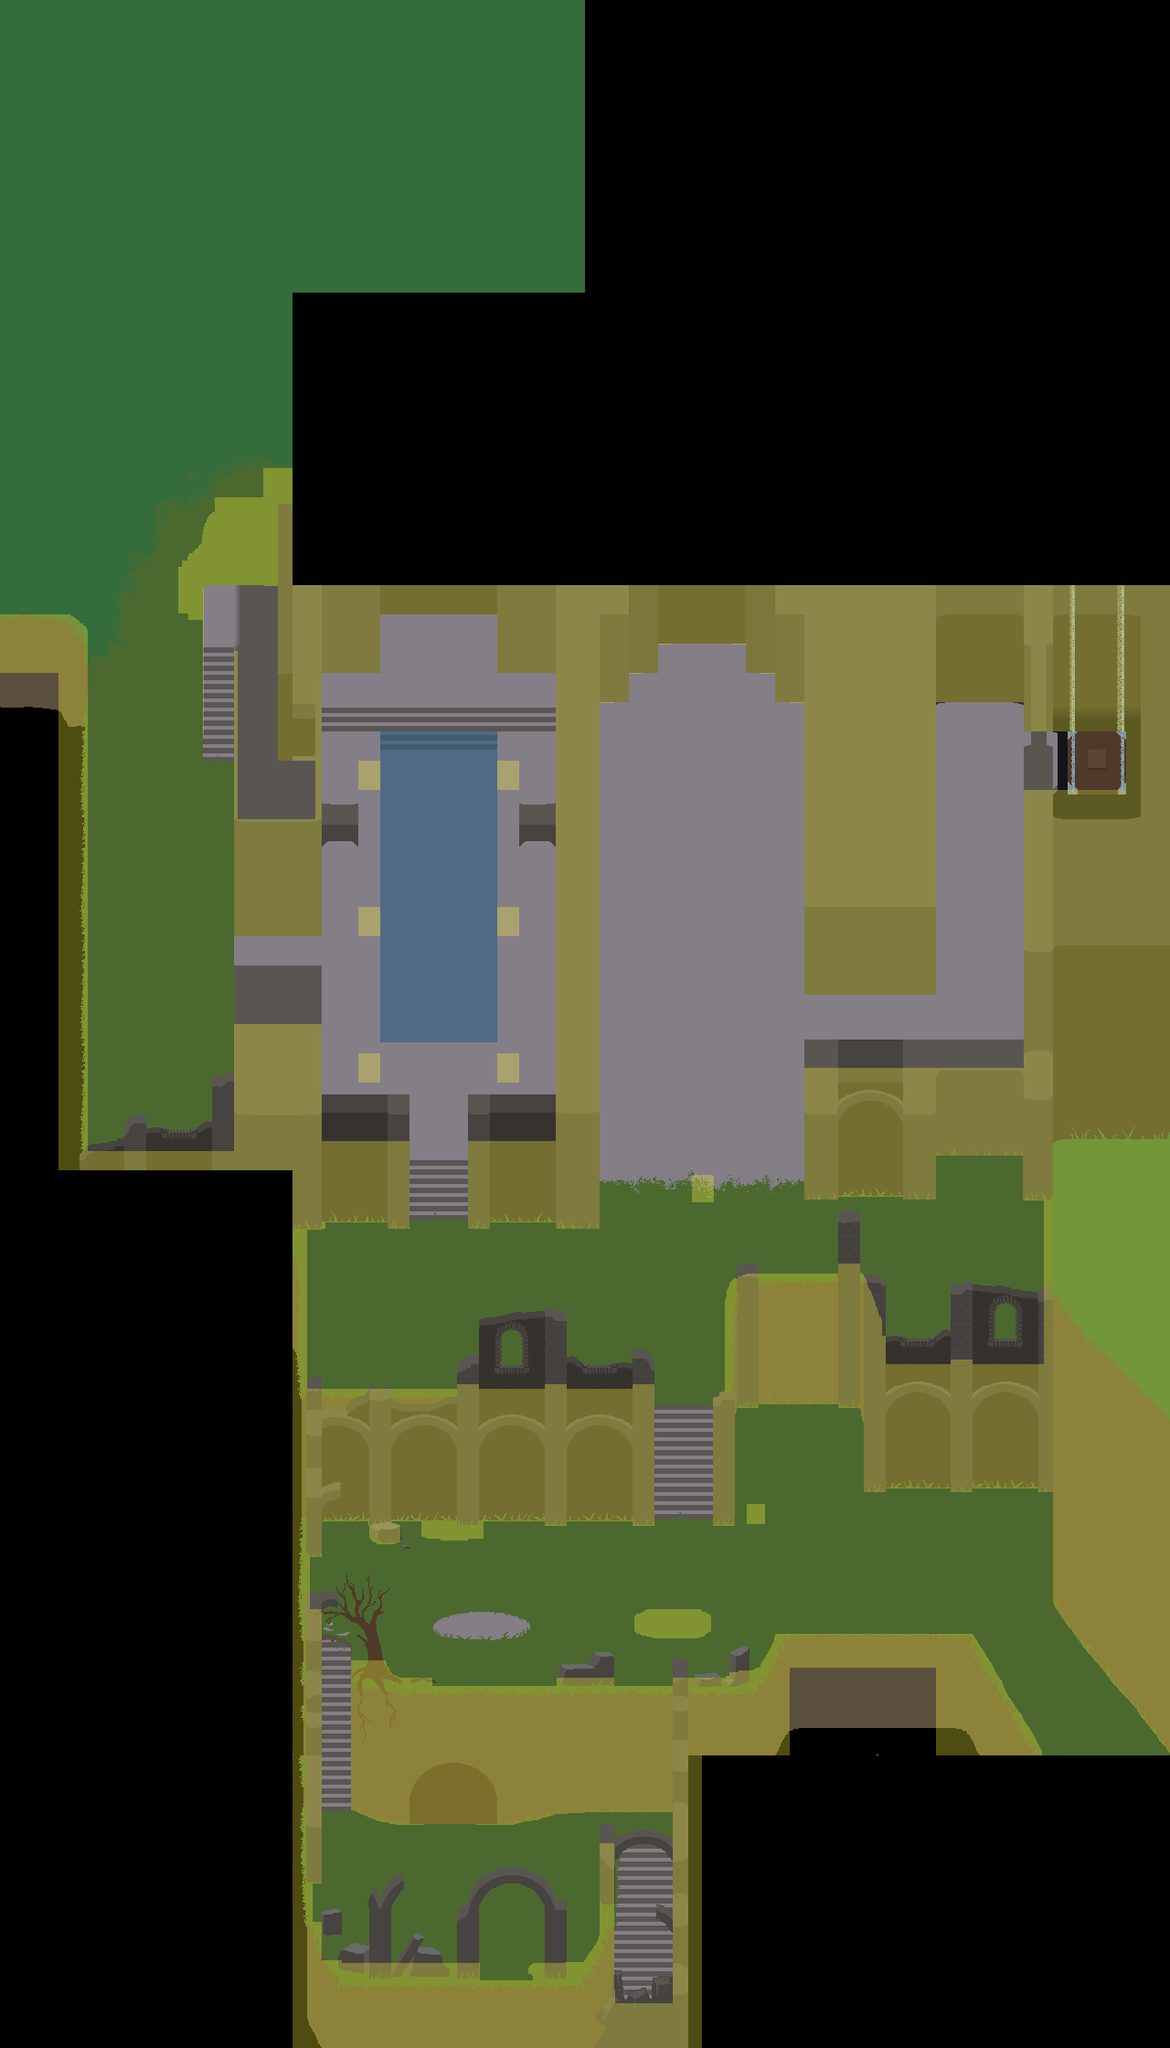

This is a level from a 2D game, rendered from its Tiled map with the project's own tilesets. A one-line summary and the map file follow, with tile-layer data summarised:
An orthogonal 40x70 tile map with 32x32 px tiles, 3 tile layers (bottom, overlay, collision), 14 tilesets and 11 objects (crestfallenWarrior, griggs, firekeeper, lautrec, bigHatLogan, ...).

<map version="1.5" tiledversion="1.5.0" orientation="orthogonal" renderorder="right-down" width="40" height="70" tilewidth="32" tileheight="32" infinite="0" nextlayerid="11" nextobjectid="15">
 <tileset firstgid="1" name="FULLMAP_bottom" tilewidth="32" tileheight="32" tilecount="2800" columns="40">
  <image source="FULLMAP_bottom.png" width="1280" height="2240" />
 </tileset>
 <tileset firstgid="2801" name="FULLMAP_overlay" tilewidth="32" tileheight="32" tilecount="2800" columns="40">
  <image source="FULLMAP_overlay.png" width="1280" height="2240" />
 </tileset>
 <tileset firstgid="5601" name="FULLMAP_collision" tilewidth="32" tileheight="32" tilecount="2800" columns="40">
  <image source="FULLMAP_collision.png" width="1280" height="2240" />
 </tileset>
 <tileset firstgid="8401" name="crestfallenWarrior" tilewidth="70" tileheight="36" tilecount="1" columns="1">
  <image source="../sprites/crestfallenWarrior.png" width="70" height="36" />
 </tileset>
 <tileset firstgid="8402" name="griggs" tilewidth="32" tileheight="54" tilecount="1" columns="1">
  <image source="../sprites/griggs.png" width="32" height="54" />
 </tileset>
 <tileset firstgid="8403" name="fireKeeper" tilewidth="96" tileheight="67" tilecount="1" columns="1">
  <image source="../sprites/fireKeeper.png" width="96" height="67" />
 </tileset>
 <tileset firstgid="8404" name="lautrec" tilewidth="25" tileheight="35" tilecount="1" columns="1">
  <image source="../sprites/lautrec.png" width="25" height="35" />
 </tileset>
 <tileset firstgid="8405" name="bigHatLogan" tilewidth="40" tileheight="34" tilecount="1" columns="1">
  <image source="../sprites/bigHatLogan.png" width="40" height="34" />
 </tileset>
 <tileset firstgid="8406" name="laurentius" tilewidth="26" tileheight="32" tilecount="1" columns="1">
  <image source="../sprites/laurentius.png" width="26" height="32" />
 </tileset>
 <tileset firstgid="8407" name="petrus" tilewidth="34" tileheight="52" tilecount="1" columns="1">
  <image source="../sprites/petrus.png" width="34" height="52" />
 </tileset>
 <tileset firstgid="8408" name="reah" tilewidth="23" tileheight="39" tilecount="1" columns="1">
  <image source="../sprites/reah.png" width="23" height="39" />
 </tileset>
 <tileset firstgid="8409" name="bird" tilewidth="128" tileheight="109" tilecount="1" columns="1">
  <image source="../sprites/bird.png" width="128" height="109" />
 </tileset>
 <tileset firstgid="8410" name="well" tilewidth="88" tileheight="56" tilecount="1" columns="1">
  <image source="../entities/well.png" width="88" height="56" />
 </tileset>
 <tileset firstgid="8411" name="pillar01" tilewidth="24" tileheight="118" tilecount="1" columns="1">
  <image source="../entities/pillar01.png" width="24" height="118" />
 </tileset>
 <layer id="1" name="bottom" width="40" height="70" locked="1">
  <data>[2800 cells, 1810 non-empty, 1810 distinct tile ids]</data>
 </layer>
 <layer id="2" name="overlay" width="40" height="70" locked="1">
  <data>[2800 cells, 279 non-empty, 279 distinct tile ids]</data>
 </layer>
 <layer id="4" name="collision" width="40" height="70" locked="1">
  <data>[2800 cells, 825 non-empty, 825 distinct tile ids]</data>
 </layer>
 <objectgroup id="5" name="NPCs">
  <object id="3" name="crestfallenWarrior" type="crestfallenWarrior" gid="8401" x="459.5" y="1685" width="70" height="36">
   <properties>
    <property name="interact" type="bool" value="true" />
   </properties>
  </object>
  <object id="4" name="griggs" type="griggs" gid="8402" x="809.636" y="1667" width="32" height="54">
   <properties>
    <property name="interact" type="bool" value="true" />
   </properties>
  </object>
  <object id="5" name="firekeeper" type="firekeeper" gid="8403" x="448.031" y="1994.97" width="96" height="67">
   <properties>
    <property name="interact" type="bool" value="true" />
   </properties>
  </object>
  <object id="6" name="lautrec" type="lautrec" gid="8404" x="570.986" y="2161" width="25" height="35">
   <properties>
    <property name="interact" type="bool" value="true" />
   </properties>
  </object>
  <object id="7" name="bigHatLogan" type="bigHatLogan" gid="8405" x="859.75" y="1556" width="40" height="34">
   <properties>
    <property name="interact" type="bool" value="true" />
   </properties>
  </object>
  <object id="8" name="laurentius" type="laurentius" gid="8406" x="388.75" y="1471.75" width="26" height="32">
   <properties>
    <property name="interact" type="bool" value="true" />
   </properties>
  </object>
  <object id="9" name="petrus" type="petrus" gid="8407" x="670.25" y="1102.5" width="34" height="52">
   <properties>
    <property name="interact" type="bool" value="true" />
   </properties>
  </object>
  <object id="10" name="reah" type="reah" gid="8408" x="755.75" y="783" width="23" height="39">
   <properties>
    <property name="interact" type="bool" value="false" />
   </properties>
  </object>
  <object id="11" name="bird" type="bird" gid="8409" x="312" y="899.75" width="128" height="109">
   <properties>
    <property name="interact" type="bool" value="true" />
    <property name="soulCost" type="int" value="1000" />
   </properties>
  </object>
 </objectgroup>
 <objectgroup id="6" name="ENEMIES" />
 <objectgroup id="7" name="ITEMS" />
 <objectgroup id="8" name="ENTITIES">
  <object id="13" name="well" type="well" gid="8410" x="692" y="1797.09" width="88" height="56" />
  <object id="14" name="pillar01" type="pillar01" gid="8411" x="757" y="1315" width="24" height="118" />
 </objectgroup>
 <objectgroup id="9" name="SPAWN" />
</map>